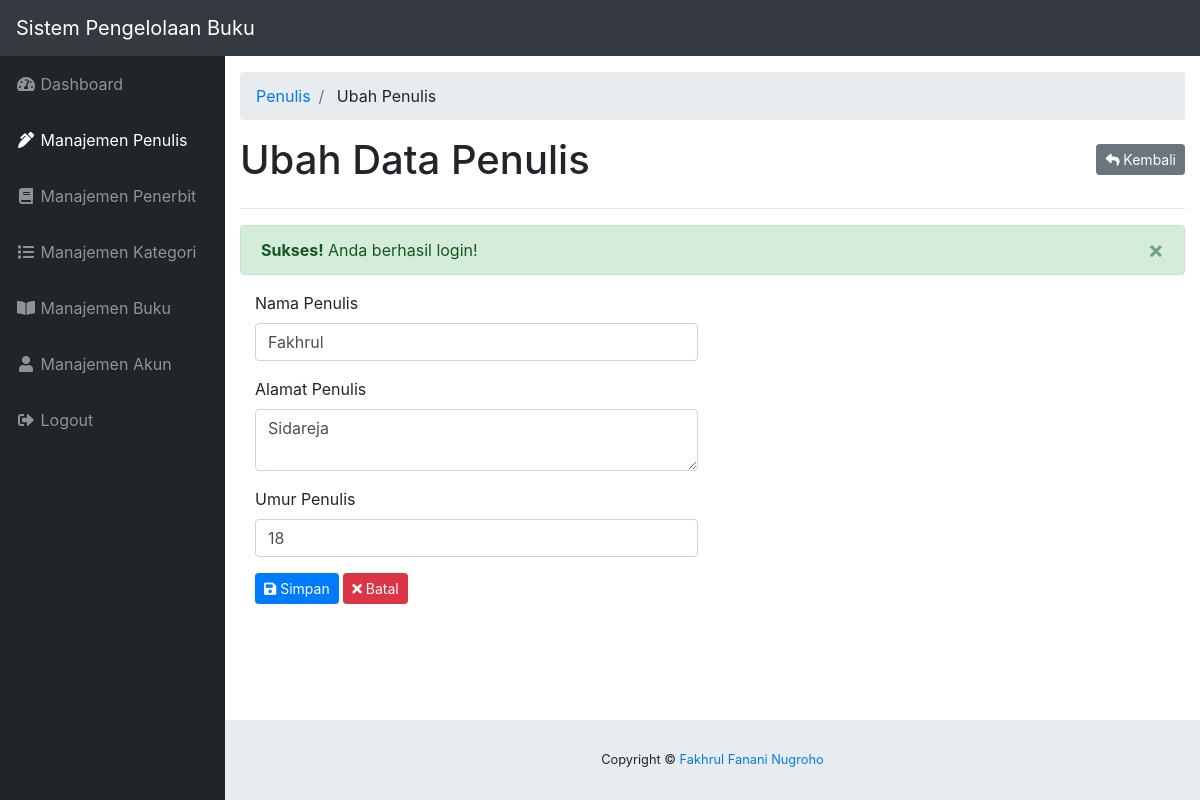
The page /penulis/ubah.php?id=1 (signed in) on the database its author committed.
### tables this page shows
CREATE TABLE `tbl_penulis` (
  `id` int(11) NOT NULL,
  `nama` varchar(100) DEFAULT NULL,
  `alamat` varchar(255) DEFAULT NULL,
  `umur` int(2) DEFAULT NULL
);

### init/functions.php (called while the page is built, shortened)
<?php
function base_url($path = NULL){
	$base_url = 'http://localhost/sistem-pengelolaan-buku/';
	if($path == NULL) return $base_url;
	else return $base_url . $path;
}
function title($title = NULL){
	$app_title = "Sistem Pengelolaan Buku";
	if($title == NULL) return $app_title;
	else return $app_title . ' - ' . $title;
}
function check_flash_message($tipe){
	if (isset($_SESSION['flash_message'])) {
		if($_SESSION['flash_message']['tipe'] == $tipe) return TRUE;
		else return FALSE;
	}
}
function get_flash_message(){
	$pesan = $_SESSION['flash_message']['pesan'];
	return $pesan;
}
?>

### penulis/ubah.php (the view, shortened to what this page needs)
<?php
require_once '../init.php';
$id = $_GET['id'];
$query = mysqli_query($koneksi, "SELECT * FROM tbl_penulis WHERE id = $id");
$penulis = mysqli_fetch_assoc($query);
?>
<!DOCTYPE html>
<html lang="en">
<head>
	<link href="<?php echo base_url('dashboard-template/vendor/fontawesome-free/css/all.min.css') ?>" rel="stylesheet" type="text/css">
	<link href="<?php echo base_url('dashboard-template/vendor/datatables/dataTables.bootstrap4.css') ?>" rel="stylesheet">
	<link href="<?php echo base_url('dashboard-template/css/sb-admin.css') ?>" rel="stylesheet">
</head>
<body id="page-top">
	<nav class="navbar navbar-expand navbar-dark bg-dark static-top">
		<a class="navbar-brand mr-1" href="index.html"><?php echo title() ?></a>
	</nav>
	<div id="wrapper">
	<?php require_once '../_sidebar.php'; ?>
	<div id="content-wrapper">
		<div class="container-fluid">
			<ol class="breadcrumb">
				<li class="breadcrumb-item">
					<a href="<?php echo base_url('penulis/index.php') ?>">Penulis</a>
				</li>
				<li class="breadcrumb-item">
					Ubah Penulis
				</li>
			</ol>
		<div class="clearfix">
			<h1 class="float-left">Ubah Data Penulis</h1>
			<a href="<?php echo base_url('penulis/index.php') ?>" class="btn btn-sm btn-secondary float-right mt-2"><i class="fas fa-reply"></i> Kembali</a>
		</div>
		<hr>
		<?php if(check_flash_message('sukses')) : ?>
			<div class="alert alert-success alert-dismissible fade show" role="alert">
				<strong><?php echo ucfirst($_SESSION['flash_message']['tipe']) ?>!</strong> <?php echo get_flash_message() ?>
				<button type="button" class="close" data-dismiss="alert" aria-label="Close">
					<span aria-hidden="true">&times;</span>
				</button>
			</div>
		<?php endif; ?>
		<form action="<?php echo base_url('penulis/proses_ubah.php?id=' . $penulis['id']) ?>" method="POST" class="col-md-6">
			<div class="form-group">
				<label for="nama_penulis">Nama Penulis</label>
				<input type="text" value="<?php echo $penulis['nama'] ?>" name="nama_penulis" id="nama_penulis" placeholder="Masukan Nama Penulis" autocomplete="off" required="required" class="form-control">
			</div>
			<div class="form-group">
				<label for="alamat_penulis">Alamat Penulis</label>
				<textarea name="alamat_penulis"id="alamat_penulis" placeholder="Masukan Alamat Penulis" required="
				required" class="form-control"><?php echo $penulis['alamat'] ?></textarea>
			</div>
			<div class="form-group">
				<label for="umur_penulis">Umur Penulis</label>
				<input type="number" name="umur_penulis" value="<?php echo $penulis['umur'] ?>" id="umur_penulis" placeholder="Masukan Umur Penulis" autocomplete="off" required="required" class="form-control">
			</div>
			<div class="form-group">
				<button type="submit" name="simpan" class="btn btn-sm btn-primary"><i class="fas fa-save"></i> Simpan</button>
				<button type="reset" name="reset" class="btn btn-sm btn-danger" onclick="return confirm('apakah anda yakin?')"><i class="fas fa-times"></i> Batal</button>
			</div>
		</form>
		</div>
		<?php require_once '../_footer.php'; ?>
	</div>
	</div>
</body>
</html>

### rows shown on the page
tbl_penulis: nama_penulis "Fakhrul", alamat_penulis "Sidareja", umur_penulis "18"

### other values the page prints
title() "Sistem Pengelolaan Buku"
$_SESSION['flash_message']['tipe'] "Sukses"
get_flash_message() "Anda berhasil login!"
